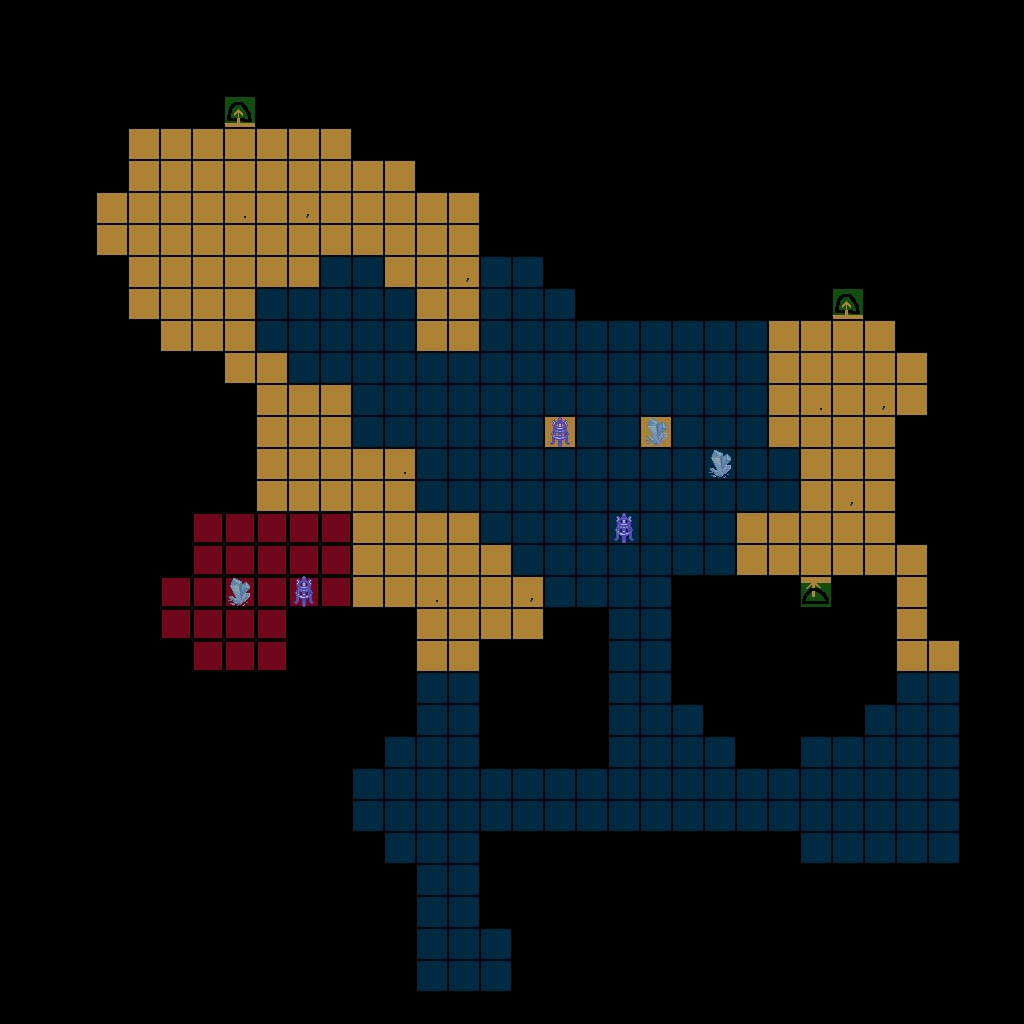

This game map was drawn from its Tiled (.tmx) file and the tilesets committed beside it. A one-line description and the trimmed map source follow:
An orthogonal 32x32 tile map with 32x32 px tiles, 1 tile layer (set), 4 tilesets.

<map version="1.0" orientation="orthogonal" width="32" height="32" tilewidth="32" tileheight="32">
 <tileset firstgid="1" name="set_icecave" tilewidth="32" tileheight="32">
  <image source="../graphics/tiles/set_icecave.png" width="128" height="128" />
 </tileset>
 <tileset firstgid="17" name="collision" tilewidth="32" tileheight="32">
  <image source="../graphics/tiles/collision.png" width="64" height="32" />
 </tileset>
 <tileset firstgid="19" name="icecave" tilewidth="32" tileheight="32">
  <image source="../graphics/tiles/icecave.png" width="512" height="256" />
 </tileset>
 <tileset firstgid="147" name="set_rules" tilewidth="32" tileheight="32">
  <image source="../graphics/tiles/set_rules.png" width="64" height="64" />
 </tileset>
 <layer name="set" width="32" height="32" opacity="0.73">
  <data>[1024 cells, 1024 non-empty, 14 distinct tile ids]</data>
 </layer>
</map>
